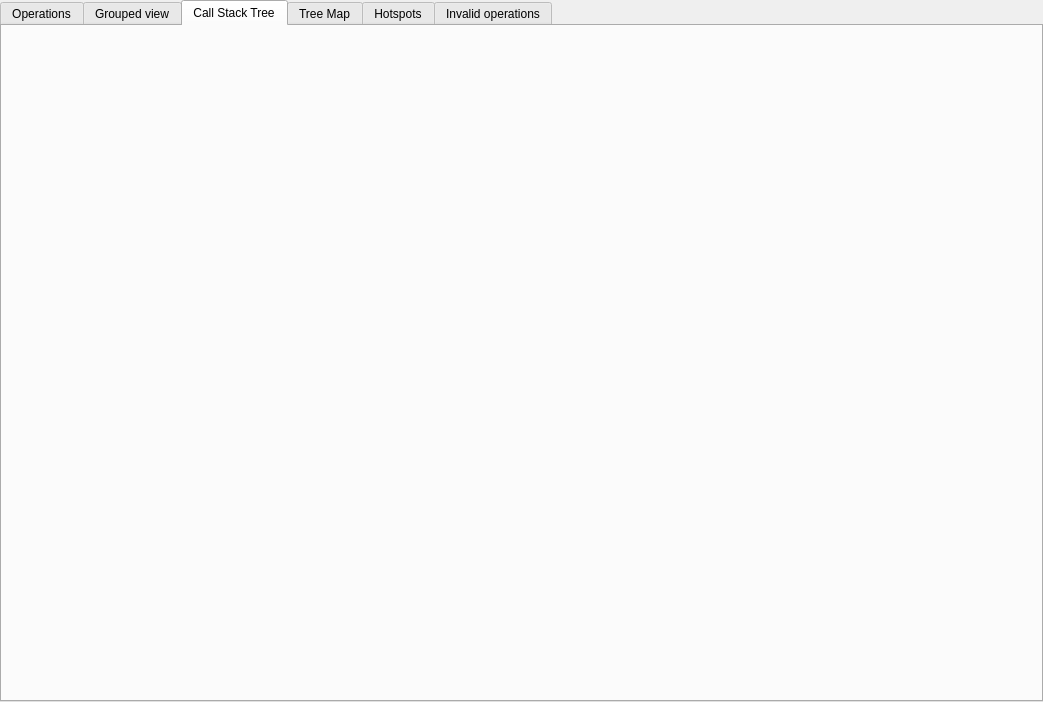
<?xml version="1.0" encoding="UTF-8"?>
<ui version="4.0">
 <class>BinLoaderView</class>
 <widget class="QWidget" name="BinLoaderView">
  <property name="geometry">
   <rect>
    <x>0</x>
    <y>0</y>
    <width>1043</width>
    <height>702</height>
   </rect>
  </property>
  <property name="windowTitle">
   <string>Form</string>
  </property>
  <layout class="QVBoxLayout" name="verticalLayout">
   <property name="spacing">
    <number>0</number>
   </property>
   <property name="leftMargin">
    <number>0</number>
   </property>
   <property name="topMargin">
    <number>0</number>
   </property>
   <property name="rightMargin">
    <number>0</number>
   </property>
   <property name="bottomMargin">
    <number>0</number>
   </property>
   <item>
    <widget class="QTabWidget" name="tabWidget">
     <property name="currentIndex">
      <number>2</number>
     </property>
     <widget class="QWidget" name="Operations">
      <attribute name="icon">
       <iconset resource="mtuner.qrc">
        <normaloff>:/MTuner/resources/images/List64.png</normaloff>
        <activeon>:/MTuner/resources/images/ListSelected64.png</activeon>:/MTuner/resources/images/List64.png</iconset>
      </attribute>
      <attribute name="title">
       <string>Operations</string>
      </attribute>
      <layout class="QGridLayout" name="gridLayout">
       <property name="leftMargin">
        <number>0</number>
       </property>
       <property name="topMargin">
        <number>0</number>
       </property>
       <property name="rightMargin">
        <number>0</number>
       </property>
       <property name="bottomMargin">
        <number>0</number>
       </property>
       <property name="spacing">
        <number>0</number>
       </property>
       <item row="0" column="0">
        <widget class="OperationsList" name="operationsListWidget" native="true"/>
       </item>
      </layout>
     </widget>
     <widget class="QWidget" name="GroupedView">
      <attribute name="icon">
       <iconset resource="mtuner.qrc">
        <normaloff>:/MTuner/resources/images/Group64.png</normaloff>
        <activeon>:/MTuner/resources/images/GroupSelected64.png</activeon>:/MTuner/resources/images/Group64.png</iconset>
      </attribute>
      <attribute name="title">
       <string>Grouped view</string>
      </attribute>
      <layout class="QGridLayout" name="gridLayout_4">
       <property name="leftMargin">
        <number>0</number>
       </property>
       <property name="topMargin">
        <number>0</number>
       </property>
       <property name="rightMargin">
        <number>0</number>
       </property>
       <property name="bottomMargin">
        <number>0</number>
       </property>
       <property name="spacing">
        <number>0</number>
       </property>
       <item row="0" column="0">
        <widget class="GroupList" name="groupListWidget" native="true"/>
       </item>
      </layout>
     </widget>
     <widget class="QWidget" name="CallStackTree">
      <attribute name="icon">
       <iconset resource="mtuner.qrc">
        <normaloff>:/MTuner/resources/images/StackTree64.png</normaloff>
        <activeon>:/MTuner/resources/images/StackTreeSelected64.png</activeon>:/MTuner/resources/images/StackTree64.png</iconset>
      </attribute>
      <attribute name="title">
       <string>Call Stack Tree</string>
      </attribute>
      <layout class="QGridLayout" name="gridLayout_3">
       <property name="leftMargin">
        <number>0</number>
       </property>
       <property name="topMargin">
        <number>0</number>
       </property>
       <property name="rightMargin">
        <number>0</number>
       </property>
       <property name="bottomMargin">
        <number>0</number>
       </property>
       <property name="spacing">
        <number>0</number>
       </property>
       <item row="0" column="0">
        <widget class="StackTreeWidget" name="stackTree" native="true"/>
       </item>
      </layout>
     </widget>
     <widget class="QWidget" name="TreeMap">
      <attribute name="icon">
       <iconset resource="mtuner.qrc">
        <normaloff>:/MTuner/resources/images/TreeMap64.png</normaloff>
        <activeon>:/MTuner/resources/images/TreeMapSelected64.png</activeon>:/MTuner/resources/images/TreeMap64.png</iconset>
      </attribute>
      <attribute name="title">
       <string>Tree Map</string>
      </attribute>
      <layout class="QGridLayout" name="gridLayout_2">
       <property name="leftMargin">
        <number>0</number>
       </property>
       <property name="topMargin">
        <number>0</number>
       </property>
       <property name="rightMargin">
        <number>0</number>
       </property>
       <property name="bottomMargin">
        <number>0</number>
       </property>
       <property name="spacing">
        <number>0</number>
       </property>
       <item row="0" column="0">
        <widget class="TreeMapWidget" name="treeMapWidget" native="true"/>
       </item>
      </layout>
     </widget>
     <widget class="QWidget" name="Hotspots">
      <attribute name="icon">
       <iconset resource="mtuner.qrc">
        <normaloff>:/MTuner/resources/images/Flame64.png</normaloff>
        <activeon>:/MTuner/resources/images/FlameSelected64.png</activeon>:/MTuner/resources/images/Flame64.png</iconset>
      </attribute>
      <attribute name="title">
       <string>Hotspots</string>
      </attribute>
      <layout class="QGridLayout" name="gridLayout_5">
       <property name="leftMargin">
        <number>0</number>
       </property>
       <property name="topMargin">
        <number>0</number>
       </property>
       <property name="rightMargin">
        <number>0</number>
       </property>
       <property name="bottomMargin">
        <number>0</number>
       </property>
       <item row="0" column="0">
        <widget class="HotspotsWidget" name="hotspotsWidget" native="true"/>
       </item>
      </layout>
     </widget>
     <widget class="QWidget" name="invalidOpsWidget_2">
      <attribute name="icon">
       <iconset resource="mtuner.qrc">
        <normaloff>:/MTuner/resources/images/link64_inactive.png</normaloff>
        <normalon>:/MTuner/resources/images/link64_active.png</normalon>:/MTuner/resources/images/link64_inactive.png</iconset>
      </attribute>
      <attribute name="title">
       <string>Invalid operations</string>
      </attribute>
      <layout class="QGridLayout" name="gridLayout_6">
       <property name="leftMargin">
        <number>0</number>
       </property>
       <property name="topMargin">
        <number>0</number>
       </property>
       <property name="rightMargin">
        <number>0</number>
       </property>
       <property name="bottomMargin">
        <number>0</number>
       </property>
       <property name="spacing">
        <number>0</number>
       </property>
       <item row="0" column="0">
        <widget class="OperationsList" name="invalidOpsWidget" native="true"/>
       </item>
      </layout>
     </widget>
    </widget>
   </item>
  </layout>
 </widget>
 <customwidgets>
  <customwidget>
   <class>TreeMapWidget</class>
   <extends>QWidget</extends>
   <header>../src/treemap.h</header>
   <container>1</container>
  </customwidget>
  <customwidget>
   <class>OperationsList</class>
   <extends>QWidget</extends>
   <header>../src/operationslist.h</header>
   <container>1</container>
  </customwidget>
  <customwidget>
   <class>GroupList</class>
   <extends>QWidget</extends>
   <header>../src/grouplistwidget.h</header>
   <container>1</container>
  </customwidget>
  <customwidget>
   <class>HotspotsWidget</class>
   <extends>QWidget</extends>
   <header>../src/hotspots.h</header>
   <container>1</container>
  </customwidget>
  <customwidget>
   <class>StackTreeWidget</class>
   <extends>QWidget</extends>
   <header>../src/stacktreewidget.h</header>
   <container>1</container>
  </customwidget>
 </customwidgets>
 <resources>
  <include location="mtuner.qrc"/>
 </resources>
 <connections/>
</ui>
